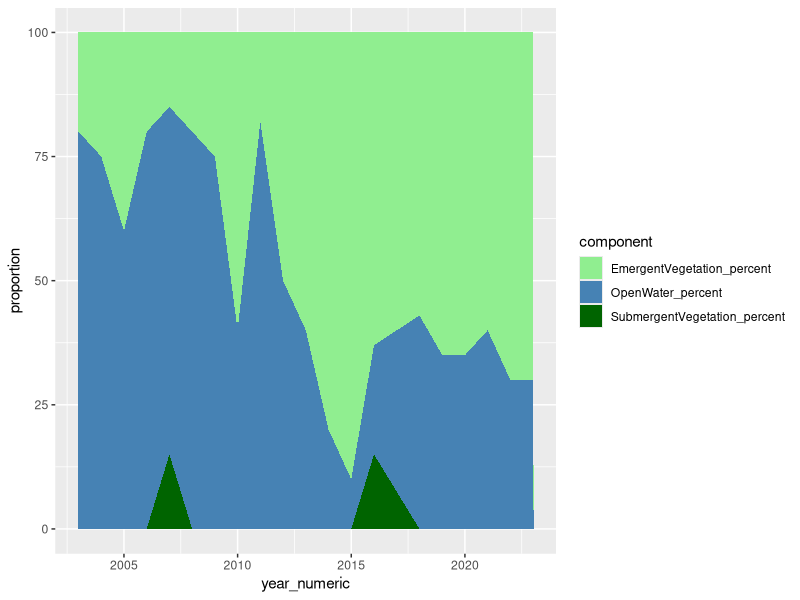
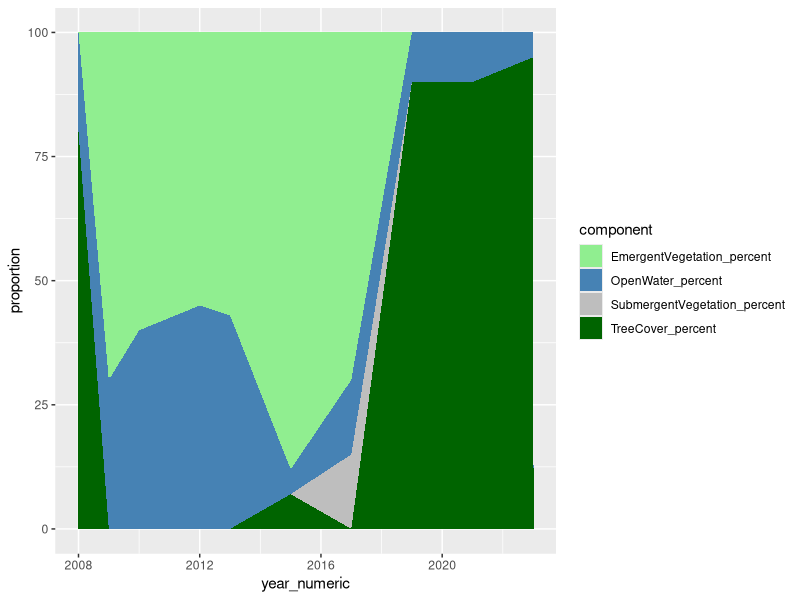
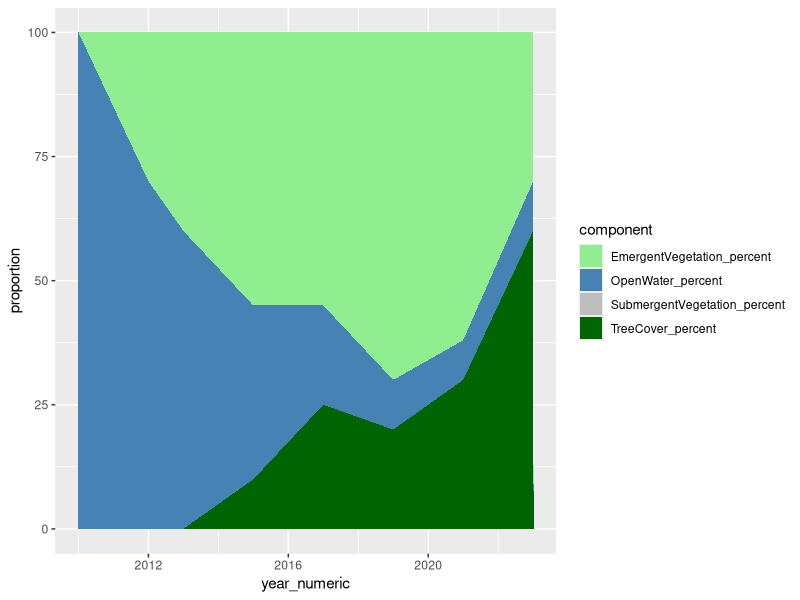
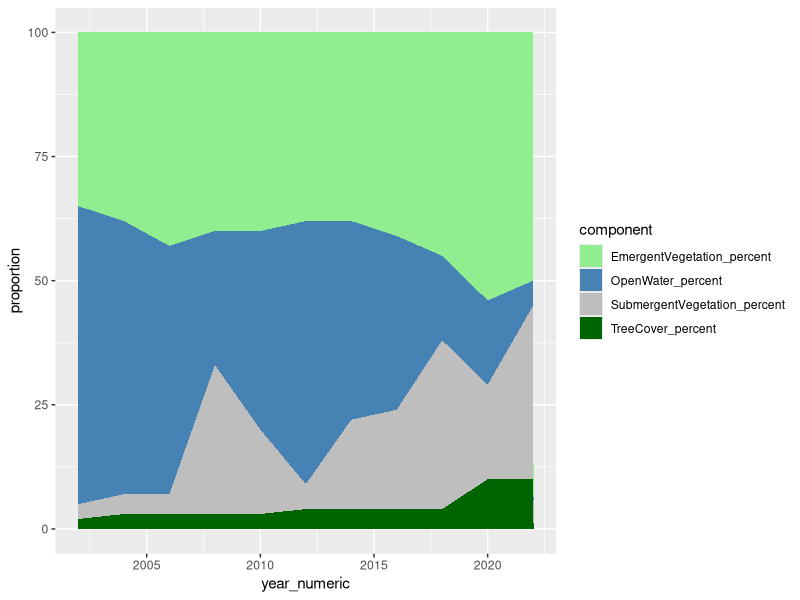
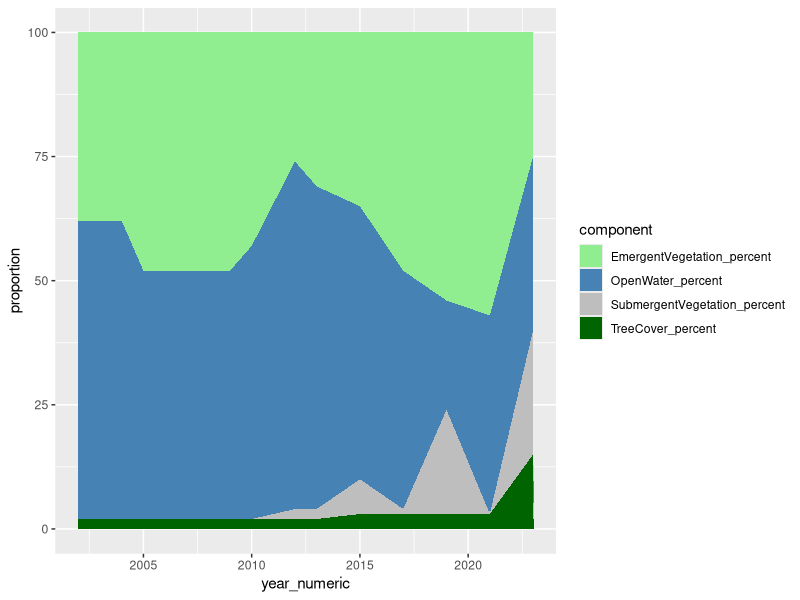
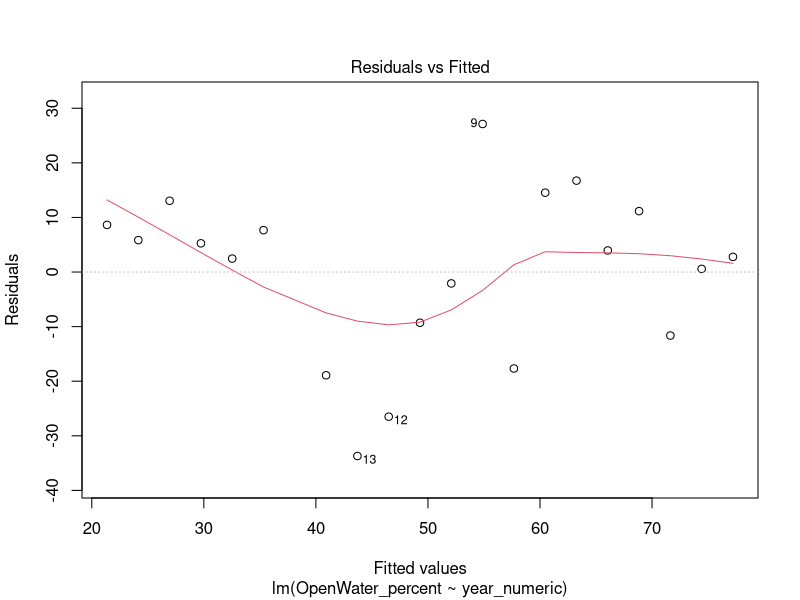
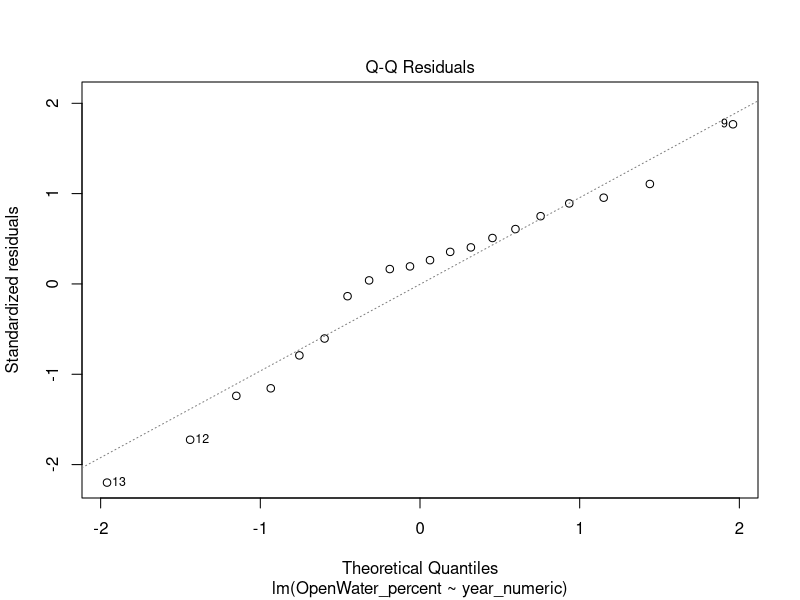
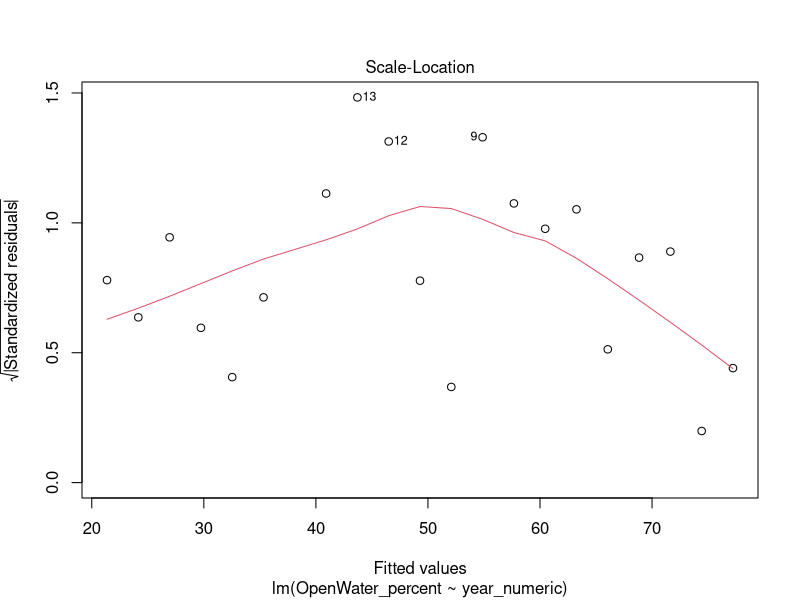

Generate these figures, in order, with R: (Note: this script raises an error after producing the figures.)
library(tidyverse)
library(dplyr)
library(here)
library(lubridate)
library(readxl)
library(here)

setwd(here::here("code"))

# read in cover data file, data filtering (not done yet, need to set data types)
cover_data <- read_xlsx(here::here("data", "canopy_cover.xlsx"), sheet = "Data") %>% 
  mutate(GoogleEarthPhotoDate = as.Date(GoogleEarthPhotoDate))

# making columns for whether it's the first or last date (for later filtering)
cover_data <- cover_data %>%
  group_by(LocationID) %>% 
  mutate(first_date = if_else(GoogleEarthPhotoDate == min(GoogleEarthPhotoDate), TRUE, FALSE),
         last_date = if_else(GoogleEarthPhotoDate == max(GoogleEarthPhotoDate), TRUE, FALSE)) %>% 
  ungroup()

# create a filtered cover data table with only first and last dates (to try to see a linear model for all sites)
cover_data_first_and_last <- cover_data %>% 
  filter(first_date | last_date)

# visualization purpose: open water and veg. proportion of the 5 site with continuous data over time.
## LS01 
cover_data_LS01 <- cover_data |>
  filter(LocationID == "LS01")
cover_data_LS01$GoogleEarthPhotoDate <- as.Date(cover_data_LS01$GoogleEarthPhotoDate)
cover_data_LS01$year_numeric <- as.numeric(format(cover_data_LS01$GoogleEarthPhotoDate, "%Y"))
cover_data_LS01 <- cover_data_LS01 |>
  select(year_numeric,OpenWater_percent,SubmergentVegetation_percent,EmergentVegetation_percent)
cover_data_LS01_long <- gather(cover_data_LS01, key = "component", value = "proportion", -year_numeric)
ggplot(cover_data_LS01_long,aes(x=year_numeric,y=proportion,fill=component)) + geom_area() + 
  scale_fill_manual(values = c("lightgreen", "steelblue", "darkgreen"))

## RS07
cover_data_RC07 <- cover_data |>
  filter(LocationID == "RC07")
cover_data_RC07$GoogleEarthPhotoDate <- as.Date(cover_data_RC07$GoogleEarthPhotoDate)
cover_data_RC07$year_numeric <- as.numeric(format(cover_data_RC07$GoogleEarthPhotoDate, "%Y"))
cover_data_RC07 <- cover_data_RC07 |>
  select(year_numeric,OpenWater_percent,SubmergentVegetation_percent,EmergentVegetation_percent,TreeCover_percent)
cover_data_RC07_long <- gather(cover_data_RC07, key = "component", value = "proportion", -year_numeric)
ggplot(cover_data_RC07_long,aes(x=year_numeric,y=proportion,fill=component)) + geom_area() + 
  scale_fill_manual(values = c("lightgreen", "steelblue", "grey","darkgreen"))

## RS10
cover_data_RC10 <- cover_data |>
  filter(LocationID == "RC10")
cover_data_RC10$GoogleEarthPhotoDate <- as.Date(cover_data_RC10$GoogleEarthPhotoDate)
cover_data_RC10$year_numeric <- as.numeric(format(cover_data_RC10$GoogleEarthPhotoDate, "%Y"))
cover_data_RC10 <- cover_data_RC10 |>
  select(year_numeric,OpenWater_percent,SubmergentVegetation_percent,EmergentVegetation_percent,TreeCover_percent)
cover_data_RC10_long <- gather(cover_data_RC10, key = "component", value = "proportion", -year_numeric)
ggplot(cover_data_RC10_long,aes(x=year_numeric,y=proportion,fill=component)) + geom_area() + 
  scale_fill_manual(values = c("lightgreen", "steelblue", "grey","darkgreen"))


## RL02
cover_data_RL02 <- cover_data |>
  filter(LocationID == "RL02")
cover_data_RL02$GoogleEarthPhotoDate <- as.Date(cover_data_RL02$GoogleEarthPhotoDate)
cover_data_RL02$year_numeric <- as.numeric(format(cover_data_RL02$GoogleEarthPhotoDate, "%Y"))
cover_data_RL02 <- cover_data_RL02 |>
  select(year_numeric,OpenWater_percent,SubmergentVegetation_percent,EmergentVegetation_percent,TreeCover_percent)
cover_data_RL02_long <- gather(cover_data_RL02, key = "component", value = "proportion", -year_numeric)
ggplot(cover_data_RL02_long,aes(x=year_numeric,y=proportion,fill=component)) + geom_area() + 
  scale_fill_manual(values = c("lightgreen", "steelblue", "grey","darkgreen"))

## TV02
cover_data_TV02 <- cover_data |>
  filter(LocationID == "TV02")
cover_data_TV02$GoogleEarthPhotoDate <- as.Date(cover_data_TV02$GoogleEarthPhotoDate)
cover_data_TV02$year_numeric <- as.numeric(format(cover_data_TV02$GoogleEarthPhotoDate, "%Y"))
cover_data_TV02 <- cover_data_TV02 |>
  select(year_numeric,OpenWater_percent,SubmergentVegetation_percent,EmergentVegetation_percent,TreeCover_percent)
cover_data_TV02_long <- gather(cover_data_TV02, key = "component", value = "proportion", -year_numeric)
ggplot(cover_data_TV02_long,aes(x=year_numeric,y=proportion,fill=component)) + geom_area() + 
  scale_fill_manual(values = c("lightgreen", "steelblue", "grey","darkgreen"))


cover_data$GoogleEarthPhotoDate <- as.Date(cover_data$GoogleEarthPhotoDate)
cover_data$year_numeric <- as.numeric(format(cover_data$GoogleEarthPhotoDate, "%Y"))

summary(lm(OpenWater_percent~year_numeric, data = cover_data_LS01))
plot(lm(OpenWater_percent~year_numeric, data = cover_data_LS01))

summary(lm(OpenWater_percent~year_numeric, data = cover_data_RC07))
plot(lm(OpenWater_percent~year_numeric, data = cover_data_RC07))

summary(lm(OpenWater_percent~year_numeric, data = cover_data_RC10))
plot(lm(OpenWater_percent~year_numeric, data = cover_data_RC10))  

summary(lm(OpenWater_percent~year_numeric, data = cover_data_RL02))
plot(lm(OpenWater_percent~year_numeric, data = cover_data_RC02))

x <- c(0, 50)     
y <- c(12, 35)   

# Apply approx function 
data_approx1 <- approx(x, y)        
data_approx1     

# Draw output of approx function 
plot(data_approx1$x,                  
     data_approx1$y) 
points(x, y, 
       col = "red", 
       pch = 16)
